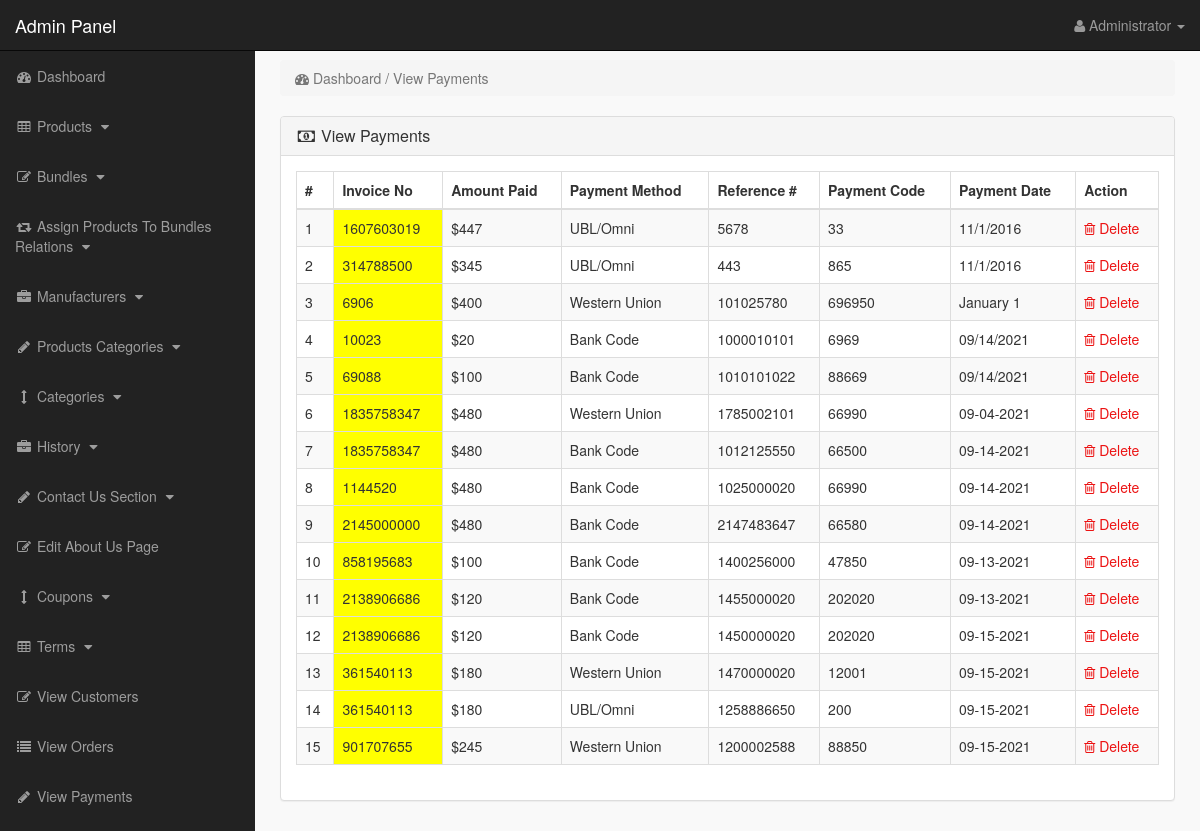
The app's page /admin_area/index.php?view_payments (signed in) with its own data.
### tables this page shows
CREATE TABLE `payments` (
  `payment_id` int(10) NOT NULL,
  `invoice_no` int(10) NOT NULL,
  `amount` int(10) NOT NULL,
  `payment_mode` text NOT NULL,
  `ref_no` int(10) NOT NULL,
  `code` int(10) NOT NULL,
  `payment_date` text NOT NULL
);

### admin_area/view_payments.php (the view)
<?php
if(!isset($_SESSION['admin_email'])){
echo "<script>window.open('login.php','_self')</script>";
}
else {
?>
<div class="row">
<div class="col-lg-12">
<ol class="breadcrumb">
<li class="active">
<i class="fa fa-dashboard"></i> Dashboard / View Payments
</li>
</ol>
</div>
</div>
<div class="row">
<div class="col-lg-12">
<div class="panel panel-default">
<div class="panel-heading">
<h3 class="panel-title">
<i class="fa fa-money fa-fw"> </i> View Payments
</h3>
</div>
<div class="panel-body">
<div class="table-responsive">
<table class="table table-hover table-bordered table-striped">
<thead>
<tr>
<th>#</th>
<th>Invoice No</th>
<th>Amount Paid</th>
<th>Payment Method</th>
<th>Reference #</th>
<th>Payment Code</th>
<th>Payment Date</th>
<th>Action</th>
</tr>
</thead>
<tbody>
<?php
$i = 0;
$get_payments = "select * from payments";
$run_payments = mysqli_query($con,$get_payments);
while($row_payments = mysqli_fetch_array($run_payments)){
$payment_id = $row_payments['payment_id'];
$invoice_no = $row_payments['invoice_no'];
$amount = $row_payments['amount'];
$payment_mode = $row_payments['payment_mode'];
$ref_no = $row_payments['ref_no'];
$code = $row_payments['code'];
$payment_date = $row_payments['payment_date'];
$i++;
?>
<tr>
<td><?php echo $i; ?></td>
<td bgcolor="yellow" ><?php echo $invoice_no; ?></td>
<td>$<?php echo $amount; ?></td>
<td><?php echo $payment_mode; ?></td>
<td><?php echo $ref_no; ?></td>
<td><?php echo $code; ?></td>
<td><?php echo $payment_date; ?></td>
<td>
<a href="index.php?payment_delete=<?php echo $payment_id; ?>" >
<i class="fa fa-trash-o" ></i> Delete
</a>
</td>
</tr>
<?php } ?>
</tbody>
</table>
</div>
</div>
</div>
</div>
</div>
<?php } ?>

### admin_area/includes/sidebar.php (shortened to what this page needs)
<?php
if(!isset($_SESSION['admin_email'])){
    echo "<script>window.open('login.php','_self')</script>";
} else {
?>
<nav class="navbar navbar-inverse navbar-fixed-top">
    <div class="navbar-header">
        <a class="navbar-brand" href="index.php?dashboard">Admin Panel</a>
    </div>
    <ul class="nav navbar-right top-nav">
        <li class="dropdown">
            <a href="#" class="dropdown-toggle" data-toggle="dropdown">
                <i class="fa fa-user"></i> <?php echo $admin_name; ?> <b class="caret"></b>
            </a>
        </li>
    </ul>
    <div class="collapse navbar-collapse navbar-ex1-collapse">
        <ul class="nav navbar-nav side-nav">
            <li><a href="index.php?dashboard"><i class="fa fa-fw fa-dashboard"></i> Dashboard</a></li>
            <li><a href="#" data-toggle="collapse" data-target="#products"><i class="fa fa-fw fa-table"></i> Products <i class="fa fa-fw fa-caret-down"></i></a>
            </li>
            <li><a href="#" data-toggle="collapse" data-target="#bundles"><i class="fa fa-fw fa-edit"></i> Bundles <i class="fa fa-fw fa-caret-down"></i></a>
            </li>
            <li><a href="#" data-toggle="collapse" data-target="#relations"><i class="fa fa-fw fa-retweet"></i> Assign Products To Bundles Relations <i class="fa fa-fw fa-caret-down"></i></a>
            </li>
            <li><a href="#" data-toggle="collapse" data-target="#manufacturers"><i class="fa fa-fw fa-briefcase"></i> Manufacturers <i class="fa fa-fw fa-caret-down"></i></a>
            </li>
            <li><a href="#" data-toggle="collapse" data-target="#p_cat"><i class="fa fa-fw fa-pencil"></i> Products Categories <i class="fa fa-fw fa-caret-down"></i></a>
            </li>
            <li><a href="#" data-toggle="collapse" data-target="#cat"><i class="fa fa-fw fa-arrows-v"></i> Categories <i class="fa fa-fw fa-caret-down"></i></a>
            </li>
            <li><a href="#" data-toggle="collapse" data-target="#history"><i class="fa fa-fw fa-briefcase"></i> History <i class="fa fa-fw fa-caret-down"></i></a>
            </li>
            <li><a href="#" data-toggle="collapse" data-target="#contact_us"><i class="fa fa-fw fa-pencil"></i> Contact Us Section <i class="fa fa-fw fa-caret-down"></i></a>
            </li>
            <li><a href="index.php?edit_about_us"><i class="fa fa-fw fa-edit"></i> Edit About Us Page</a></li>
            <li><a href="#" data-toggle="collapse" data-target="#coupons"><i class="fa fa-fw fa-arrows-v"></i> Coupons <i class="fa fa-fw fa-caret-down"></i></a>
            </li>
            <li><a href="#" data-toggle="collapse" data-target="#terms"><i class="fa fa-fw fa-table"></i> Terms <i class="fa fa-fw fa-caret-down"></i></a>
            </li>
            <li><a href="index.php?view_customers"><i class="fa fa-fw fa-edit"></i> View Customers</a></li>
            <li><a href="index.php?view_orders"><i class="fa fa-fw fa-list"></i> View Orders</a></li>
            <li><a href="index.php?view_payments"><i class="fa fa-fw fa-pencil"></i> View Payments</a></li>
            <li><a href="#" data-toggle="collapse" data-target="#users"><i class="fa fa-fw fa-gear"></i> Users <i class="fa fa-fw fa-caret-down"></i></a>
            </li>
        </ul>
    </div>
</nav>
<?php } ?>

### admin_area/css/style.css (style rules this page uses)
@media (min-width: 768px) { body { margin-top:50px; } }
.top-nav { padding:0 15px; }
.top-nav>li { display:inline-block; float:left; }
.top-nav>li>a { padding-top:15px; padding-bottom:15px; line-height:20px; color:#999; }
@media (min-width: 768px) { .side-nav { position:fixed; top:51px; width:255px; border-radius:0; overflow-y:auto; background-color: #222; bottom:0; overflow-x:hidden; padding-bottom:40px; } }
@media (min-width: 768px) { .side-nav>li>a { width:255px; } }
.panel-body { border-radius:5px; }

### records on screen
payments: invoice_no "1607603019", amount "447", payment_mode "UBL/Omni", ref_no "5678", code "33", payment_date "11/1/2016"
payments: invoice_no "314788500", amount "345", payment_mode "UBL/Omni", ref_no "443", code "865", payment_date "11/1/2016"
payments: invoice_no "6906", amount "400", payment_mode "Western Union", ref_no "101025780", code "696950", payment_date "January 1"
payments: invoice_no "10023", amount "20", payment_mode "Bank Code", ref_no "1000010101", code "6969", payment_date "09/14/2021"
payments: invoice_no "69088", amount "100", payment_mode "Bank Code", ref_no "1010101022", code "88669", payment_date "09/14/2021"
payments: invoice_no "1835758347", amount "480", payment_mode "Western Union", ref_no "1785002101", code "66990", payment_date "09-04-2021"
payments: invoice_no "1835758347", amount "480", payment_mode "Bank Code", ref_no "1012125550", code "66500", payment_date "09-14-2021"
payments: invoice_no "1144520", amount "480", payment_mode "Bank Code", ref_no "1025000020", code "66990", payment_date "09-14-2021"
payments: invoice_no "2145000000", amount "480", payment_mode "Bank Code", ref_no "2147483647", code "66580", payment_date "09-14-2021"
payments: invoice_no "858195683", amount "100", payment_mode "Bank Code", ref_no "1400256000", code "47850", payment_date "09-13-2021"
payments: invoice_no "2138906686", amount "120", payment_mode "Bank Code", ref_no "1455000020", code "202020", payment_date "09-13-2021"
payments: invoice_no "2138906686", amount "120", payment_mode "Bank Code", ref_no "1450000020", code "202020", payment_date "09-15-2021"
payments: invoice_no "361540113", amount "180", payment_mode "Western Union", ref_no "1470000020", code "12001", payment_date "09-15-2021"
payments: invoice_no "361540113", amount "180", payment_mode "UBL/Omni", ref_no "1258886650", code "200", payment_date "09-15-2021"
payments: invoice_no "901707655", amount "245", payment_mode "Western Union", ref_no "1200002588", code "88850", payment_date "09-15-2021"

### other values on screen
$admin_name "Administrator"
